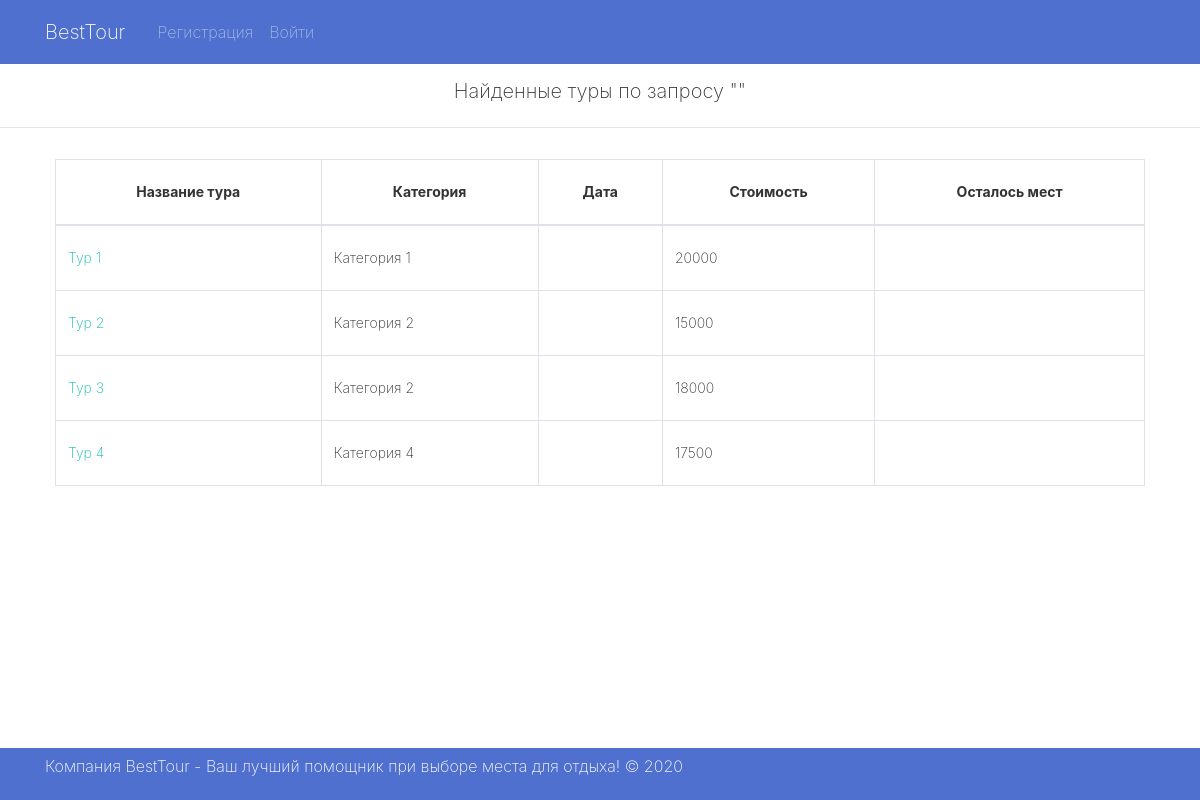
The app's page /pages/searchtour.php with its own data.
### tables this page shows
CREATE TABLE `tour` (
  `idtour` int(11) NOT NULL,
  `name` varchar(45) DEFAULT NULL,
  `description` mediumtext,
  `category_idcategory` int(11) NOT NULL,
  `cost` varchar(45) DEFAULT NULL,
  `img` varchar(250) DEFAULT NULL
);

CREATE TABLE `category` (
  `idcategory` int(11) NOT NULL,
  `namecategory` varchar(45) DEFAULT NULL,
  `description` mediumtext
);

### Dbsettings.php (called while the page is built)
<?php
$host     = 'mysql_tc';
$user     = 'yurijmo';
$password = '3004917779';
$db_name  = 'db_tc';

### DB.php (called while the page is built, shortened)
<?php
class DB
{
    protected $connetion;
    public function __construct($host, $user, $password, $db_name)
    {
        $this->connetion = new mysqli($host, $user, $password, $db_name);
    }
    public function query($sql)
    {
        $result = $this->connetion->query($sql);
        if (is_bool($result)) {
            return $result;
        }
        $data = array();
        while ($row = mysqli_fetch_assoc($result)) {
            $data[] = $row;
        }
        return $data;
    }
}

### pages/searchtour.php (the view, shortened to what this page needs)
<?php
require_once('../Dbsettings.php');
include_once('../DB.php');
$db = new DB($host, $user, $password, $db_name);
?>
<?php include 'header.php' ?>
<h5 align="center" style="margin-top: 15px;">Найденные туры по запросу "<?= $findtour ?>"</h5>
<hr>
<div class="container">
    <div class="row">
        <div class="col-sm" style="padding-bottom: 100px;">
            <div
                    style="line-height: 40px; padding-left: 10px; padding-right: 10px;">
                <table class="table table-bordered">
                    <thead>
                    <tr>
                        <th scope="col" class="text-center">Название тура</th>
                        <th scope="col" class="text-center">Категория</th>
                        <th scope="col" class="text-center">Дата</th>
                        <th scope="col" class="text-center">Стоимость</th>
                        <th scope="col" class="text-center">Осталось мест</th>
                    </tr>
                    </thead>
                    <tbody>
                    <?php
                    try {
                    $tour = $db->query("SELECT * FROM tour, category WHERE tour.category_idcategory = category.idcategory AND `name` LIKE '%$findtour%' ");
                    foreach ($tour
                    as $touritem) {
                    ?>
                    <tr>
                        <td>
                            <a href="abouttour.php?idtour=<?= $touritem["idtour"] ?>"><?php echo $touritem["name"]; ?></a>
                        </td>
                        <td><?php echo $touritem["namecategory"]; ?></td>
                        <td><?php echo $touritem["tourdate"]; ?></td>
                        <td><?php echo $touritem["cost"]; ?></td>
                        <td><?php echo $touritem["numberofplaces"]; ?></td>
                        <?php }
                        ?>
                    </tr>
                    </tbody>
                </table>
                <?php
                } catch
                (Exception $e) {
                    echo $e->getMessage() . ':(';
                }
                ?>
            </div>
        </div>
    </div>
</div>
<?php include 'footer.php' ?>

### css/style.css (style rules this page uses)
table { font-size: 14px; }

### records on screen
tour: name "Тур 1", category_idcategory.namecategory "Категория 1", cost "20000"
tour: name "Тур 2", category_idcategory.namecategory "Категория 2", cost "15000"
tour: name "Тур 3", category_idcategory.namecategory "Категория 2", cost "18000"
tour: name "Тур 4", category_idcategory.namecategory "Категория 4", cost "17500"
